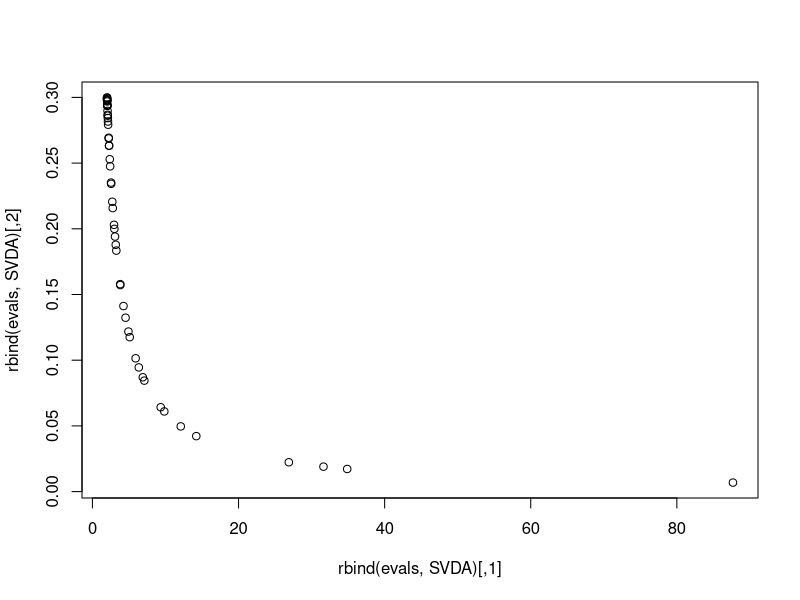
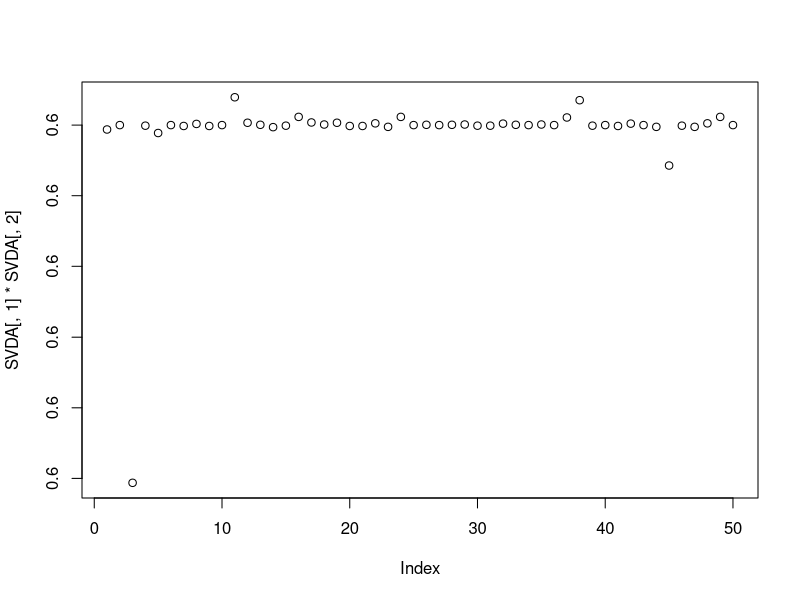

Recreate these plots in R, in order.
gen_eigm <- function(d) {
  # d is a vector of eigenvalues
  # returns a matrix with those eigenvalues
  sigma = diag(d) # diagonal matrix of eigenvalues
  nm = dim(sigma)
  V = matrix(rnorm(prod(nm)), ncol=nm[2])   # random matrix
  A = solve(V)%*%sigma%*%V        # random A with given eigenvalues
  return(A)
}


gen_eigm(c(1,1))
evals <- c(2,0.3)
A <- gen_eigm(evals)
SVDA <- svd(A)
# t(SVDA$u) %*% diag(SVDA$d) %*% SVDA$v
EIGA <- eigen(A)

SVDA$d;EIGA$values

norm(as.matrix(SVDA$d));norm(as.matrix(EIGA$values))

n <- 50
evals <- c(2,0.3)
SVDA <- matrix(NA, ncol=2, nrow=n)
for (i in 1:n) {
  A <- gen_eigm(evals)
  SVDA[i,] <- svd(A)$d
}
plot(rbind(evals,SVDA))
plot(SVDA[,1]*SVDA[,2])
     